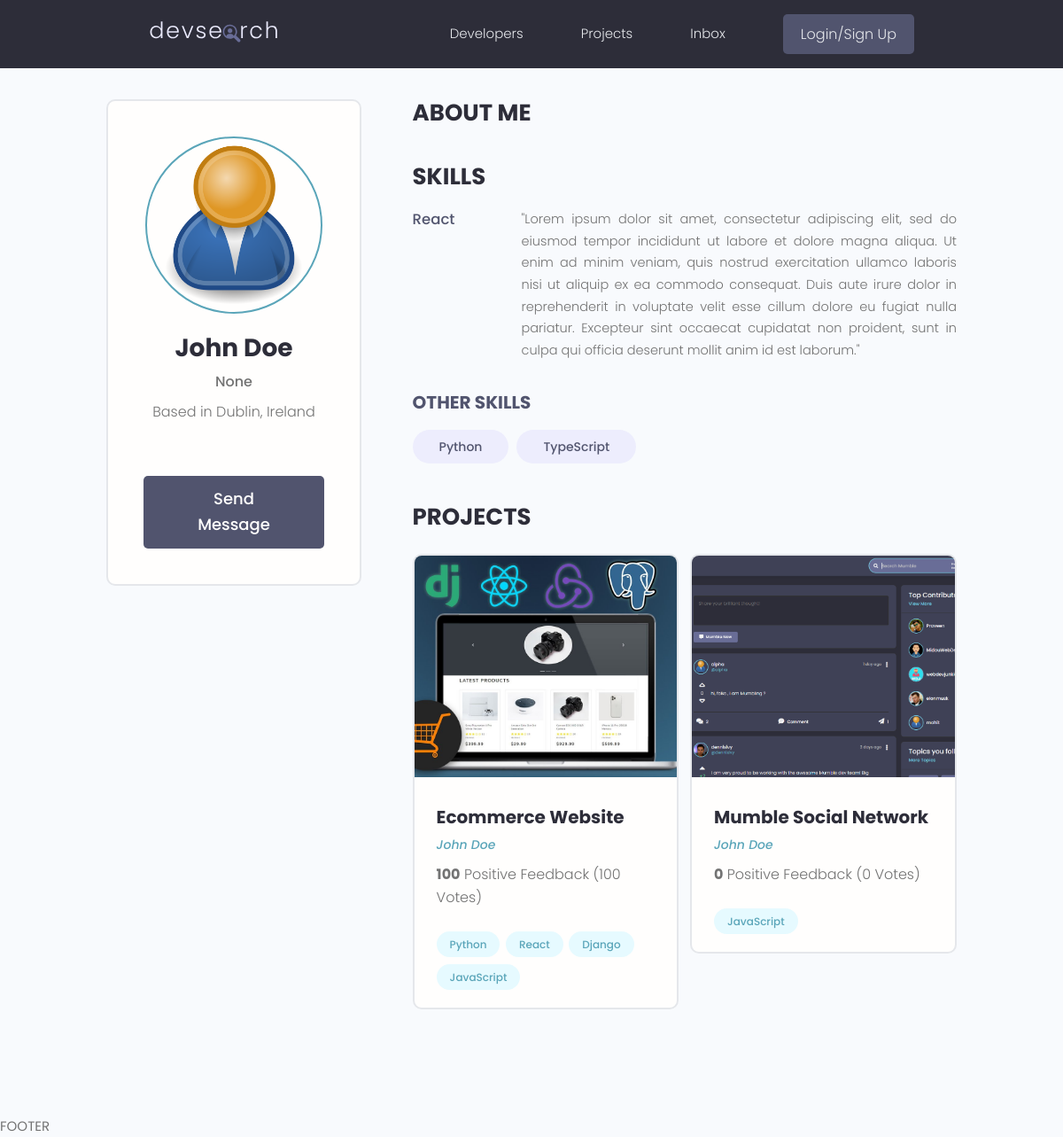
The page /profile/1b6fac34-2c39-4555-88ee-6c1e4be1073c/ on the database its author committed.
### users/models.py (models this page shows, shortened)
class Profile(models.Model):
  user = models.OneToOneField(User, on_delete=models.CASCADE, null=True, blank=True)
  name = models.CharField(max_length=200, blank=True, null=True)
  email = models.EmailField(max_length=500, blank=True, null=True)
  username = models.CharField(max_length=200, blank=True, null=True)
  location = models.CharField(max_length=200, blank=True, null=True)
  short_intro = models.CharField(max_length=500, blank=True, null=True)
  bio = models.TextField(blank=True, null=True)
  profile_image = models.ImageField(null=True, blank=True, upload_to='profiles/', default="profiles/user-default.png")
  social_github = models.CharField(max_length=500, null=True, blank=True)
  social_twitter = models.CharField(max_length=500, null=True, blank=True)
  social_linkedin = models.CharField(max_length=500, null=True, blank=True)
  social_youtube = models.CharField(max_length=500, null=True, blank=True)
  social_website = models.CharField(max_length=500, null=True, blank=True)
  created = models.DateTimeField(auto_now_add=True)
  id = models.UUIDField(default=uuid.uuid4, unique=True, primary_key=True, editable=False)

class Skill(models.Model):
  owner = models.ForeignKey(Profile, on_delete=models.CASCADE, null=True, blank=True)
  name = models.CharField(max_length=500, null=True, blank=True)
  description = models.TextField(null=True, blank=True)
  created = models.DateTimeField(auto_now_add=True)
  id = models.UUIDField(default=uuid.uuid4, unique=True, primary_key=True, editable=False)

### projects/models.py (models this page shows, shortened)
class Project(models.Model):
    owner = models.ForeignKey(Profile, null=True, blank=True, on_delete=models.SET_NULL)
    title = models.CharField(max_length=200)
    description = models.TextField(null=True, blank=True)
    featured_image = models.ImageField(null=True, blank=True, default="default.jpg")
    demo_link = models.CharField(max_length=2000, null=True, blank=True)
    source_link = models.CharField(max_length=2000, null=True, blank=True)
    tags = models.ManyToManyField('Tag', blank=True)
    vote_total = models.IntegerField(default=0, null=True, blank=True)
    vote_ratio = models.IntegerField(default=0, null=True, blank=True)
    created = models.DateTimeField(auto_now_add=True)
    id = models.UUIDField(default=uuid.uuid4, unique=True, primary_key=True, editable=False)

class Tag(models.Model):
    name = models.CharField(max_length=200)
    created = models.DateTimeField(auto_now_add=True)
    id = models.UUIDField(default=uuid.uuid4, unique=True, primary_key=True, editable=False)

### users/views.py (the view)
# urls.py: path('profile/<str:pk>/', views.userProfile, name="user-profile"),
def userProfile(request, pk):
  profile = Profile.objects.get(id=pk)
  topSkills = profile.skill_set.exclude(description__exact="")
  otherSkills = profile.skill_set.filter(description="")
  context = {
    'profile': profile,
    'topSkills': topSkills,
    'otherSkills': otherSkills,
    }
  return render(request, 'users/user-profile.html', context)

### users/templates/users/user-profile.html (shortened to what this page needs)
{% extends 'main.html' %}
{% block content %}
  <main class="profile my-md">
    <div class="container">
      <div class="layout">
        <div class="column column--1of3">
          <div class="card text-center">
            <div class="card__body dev">
              <img class="avatar avatar--xl" src="{{ profile.profile_image.url }}" />
              <h2 class="dev__name">{{ profile.name }}</h2>
              <p class="dev__title">{{ profile.short_intro|slice:"50" }}</p>
              <p class="dev__location">Based in {{ profile.location }} {{ profile.randomMessage }}</p>
              <a href="#" class="btn btn--sub btn--lg">Send Message </a>
            </div>
          </div>
        </div>
        <div class="column column--2of3">
          <div class="devInfo">
            <h3 class="devInfo__title">About Me</h3>
          </div>
          <div class="devInfo">
            <h3 class="devInfo__title">Skills</h3>
            <div class="devInfo__skills">
              {% for skill in topSkills %}
                <div class="devSkill">
                  <h4 class="devSkill__title">{{skill.name}}</h4>
                  <p class="devSkill__info">
                    {{skill.description}}
                  </p>
                </div>
              {% endfor %}
              <h3 class="devInfo__subtitle">Other Skills</h3>
              <div class="devInfo__otherSkills">
                {% for skill in otherSkills %}
                <span class="tag tag--pill tag--sub tag--lg">
                  <small>{{skill.name}}</small>
                </span>
                {% endfor %}
              </div>
            </div>
          </div>
          <div class="devInfo">
            <h3 class="devInfo__title">Projects</h3>
            <div class="grid grid--two">
              {% for project in profile.project_set.all %}
              <div class="column">
                <div class="card project">
                  <a href="{% url 'project' project.id %}" class="project">
                    <img class="project__thumbnail" src="{{project.featured_image.url}}" alt="project thumbnail" />
                    <div class="card__body">
                      <h3 class="project__title">{{project.title}}</h3>
                      <p><a class="project__author" href="{% url 'user-profile' project.owner.id %}">{{project.owner.name}}</a></p>
                      <p class="project--rating">
                        <span style="font-weight: bold;">{{project.vote_ratio}}</span> Positive
                        Feedback ({{project.vote_total}} Vote{{project.vote_total|pluralize:"s"}})
                      </p>
                      <div class="project__tags">
                        {% for tag in project.tags.all %}
                          <span class="tag tag--pill tag--main">
                            <small>{{tag.name}}</small>
                          </span>
                        {% endfor %}
                      </div>
                    </div>
                  </a>
                </div>
              </div>
              {% endfor %}
            </div>
          </div>
        </div>
      </div>
    </div>
  </main>
{% endblock content %}

### static/styles/app.css (style rules this page uses)
:root { --color-sub: #2d2d39; }
.btn--sub { background-color: var(--color-sub-light); }
.card { border: 2px solid var(--color-light); }
img { width: 100%; }
.profile .card > .dev { padding: 4rem; }
.dev__name { color: var(--color-sub); font-size: 2.8rem; font-weight: 700; margin-top: 1rem; margin-bottom: 0.5rem; }
.dev__title { font-size: 1.6rem; font-weight: 500; line-height: 1.3; }
.dev__location { margin-top: 1rem; }
.devInfo { margin-bottom: 3rem; }
.devInfo__title, .devInfo__subtitle { font-size: 2.6rem; color: var(--color-sub); text-transform: uppercase; font-weight: 700; margin-bottom: 1.5rem; }
.devInfo__subtitle { font-size: 2rem; color: var(--color-sub-light); }
.devInfo__about, .devSkill__info { font-size: 1.45rem; line-height: 1.7; text-align: justify; }
.devSkill { margin-bottom: 3rem; }
.devSkill__title { font-size: 1.65rem; font-weight: 500; color: var(--color-sub-light); }
@media screen and (min-width: 700px) { .devSkill { display: flex; justify-content: space-between; gap: 3rem; } }
@media screen and (min-width: 700px) { .devSkill__info { flex-basis: 80%; } }
.project__author { font-size: 1.4rem; font-style: italic; }
.project--rating { margin-bottom: 1.6em; margin-top: .5em; }
.project__thumbnail { height: 25rem; object-fit: cover; object-position: top center; }
.project__title { font-size: 2rem; font-weight: 700; color: var(--color-sub); }

### static/uikit/styles/modules/_variables.css (style rules this page uses)
:root { --color-main: #5aa5b9; --color-main-light: #e6faff; --color-sub: #3f4156; --color-sub-light: #51546e; --color-sub-lighter: #ededfd; --color-text: #737373; --color-gray: #8b8b8b; --color-light: #e5e7eb; --color-light-gray: #767676; --color-bg: #f8fafd; --color-white: #fffefd; --color-white-light: #f3f3f3; --color-success: #359e64; --color-success-bg: #def8e8; --color-error: #fc4b0b; --color-error-bg: #fff2ee; --font-base: 'Poppins', arial, helvetica, 'Segoe UI', roboto, ubuntu, sans-serif; --font-monospace: 'Fira Code', 'Courier New', courier, monospace; --font-regular: 300; --font-medium: 500; --font-bold: 700; --generic-shadow: 1px 1px 5px #00000010; --generic-transition: all 0.3s ease-in-out; }

### static/uikit/styles/modules/_base.css (style rules this page uses)
* { margin: 0; padding: 0; box-sizing: border-box; text-rendering: optimizeLegibility; color: inherit; font-size: inherit; }
html { font-size: 50%; }
@media only screen and (min-width: 480px) { html { font-size: 56.25%; } }
@media only screen and (min-width: 1200px) { html { font-size: 62.5%; } }
body { line-height: 1.6; font-weight: 400; font-size: 1.5rem; color: var(--color-text); background-color: var(--color-bg); min-height: 100vh; }

### static/uikit/styles/modules/_typography.css (style rules this page uses)
* { font-family: var(--font-base); }
h2 { font-size: 3.6rem; font-weight: var(--font-bold); }
h3 { font-size: 3.2rem; font-weight: var(--font-medium); }
h4 { font-size: 2.8rem; font-weight: var(--font-medium); }
p, span, strong { font-size: 1.6rem; color: var(--color-text); font-weight: var(--font-regular); }
a { padding-bottom: 2px; text-decoration: none; display: inline-block; color: var(--color-main); font-weight: var(--font-medium); }

### static/uikit/styles/modules/_utilities.css (style rules this page uses)
.container { width: 92%; max-width: 165rem; margin: 0 auto; box-sizing: border-box; }
@media screen and (min-width: 1000px) { .container { width: 90%; } }
@media screen and (min-width: 1200px) { .container { width: 80%; } }
.text-center { text-align: center; }
.my-md { margin: 3rem auto; }

### static/uikit/styles/modules/_avatar.css (style rules this page uses)
.avatar { border-radius: 50%; border: 2px solid var(--color-main); object-fit: cover; }
.avatar--xl { height: 20rem; width: 20rem; }

### static/uikit/styles/modules/_button.css (style rules this page uses)
.btn { display: inline-block; position: relative; cursor: pointer; background-color: var(--color-light); font-weight: var(--font-medium); color: var(--color-sub); text-decoration: none; padding: 1rem 2rem; border-radius: 0.5rem; border: none; width: -webkit-fit-content; width: -moz-fit-content; width: fit-content; height: -webkit-fit-content; height: -moz-fit-content; height: fit-content; font-size: 1.6rem; outline-width: 0; outline-color: transparent; -webkit-backface-visibility: hidden; backface-visibility: hidden; transition: all 0.3s ease-in-out; }
.btn--sub { background-color: var(--color-sub); color: var(--color-white); }
.btn--lg { font-size: 1.8rem; padding: 1.2rem 4.5rem; }

### static/uikit/styles/modules/_card.css (style rules this page uses)
.card { border-radius: 1rem; background-color: var(--color-white); border: 1.5px solid var(--color-light); width: auto; height: auto; margin-top: 0.5rem; margin-bottom: 0.5rem; overflow: hidden; }
.card__body, .card__header { padding: 2rem 2.5rem; }

### rows shown on the page
Profile: profile_image (placeholder picture), name "John Doe", short_intro "None", location "Dublin, Ireland"
Skill: name "React", description "\"Lorem ipsum dolor sit amet, consectetur adipiscing elit, sed do eiusmod tempor incididunt ut labore et dolore magna aliqua. Ut enim ad minim veniam, quis nostrud exercitation ullamco laboris nisi ut aliquip ex ea commodo consequat. Duis aute irure dolor in reprehenderit in voluptate velit esse cillum dolore eu fugiat nulla pariatur. Excepteur sint occaecat cupidatat non proident, sunt in culpa qui officia deserunt mollit anim id est laborum.\""
Skill: name "Python"
Skill: name "TypeScript"
Project: featured_image (picture), title "Ecommerce Website", owner.name "John Doe", vote_ratio "100", vote_total "100"
Tag: name "Python"
Tag: name "React"
Tag: name "Django"
Tag: name "JavaScript"
Project: featured_image (picture), title "Mumble Social Network", owner.name "John Doe", vote_ratio "0", vote_total "0"
